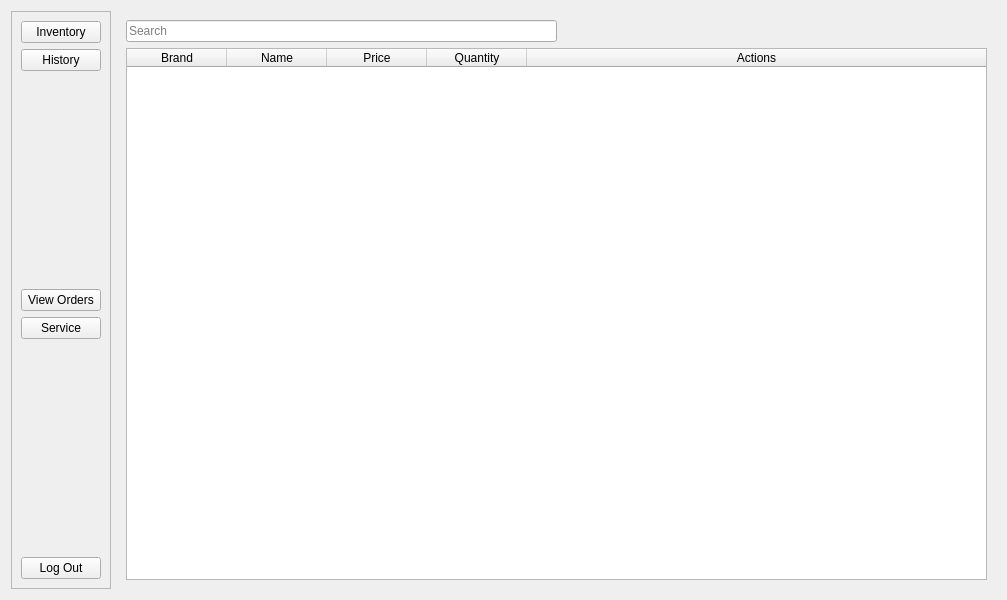
<?xml version="1.0" encoding="UTF-8"?>
<ui version="4.0">
 <class>StaffPage</class>
 <widget class="QWidget" name="StaffPage">
  <property name="geometry">
   <rect>
    <x>0</x>
    <y>0</y>
    <width>1007</width>
    <height>600</height>
   </rect>
  </property>
  <property name="windowTitle">
   <string>Staff Page</string>
  </property>
  <layout class="QHBoxLayout" name="horizontalLayout">
   <item>
    <widget class="QFrame" name="frame">
     <property name="frameShape">
      <enum>QFrame::StyledPanel</enum>
     </property>
     <property name="frameShadow">
      <enum>QFrame::Raised</enum>
     </property>
     <layout class="QVBoxLayout" name="verticalLayout">
      <item>
       <widget class="QPushButton" name="inventory">
        <property name="text">
         <string>Inventory</string>
        </property>
       </widget>
      </item>
      <item>
       <widget class="QPushButton" name="history">
        <property name="text">
         <string>History</string>
        </property>
       </widget>
      </item>
      <item>
       <spacer name="verticalSpacer_2">
        <property name="orientation">
         <enum>Qt::Vertical</enum>
        </property>
        <property name="sizeHint" stdset="0">
         <size>
          <width>20</width>
          <height>40</height>
         </size>
        </property>
       </spacer>
      </item>
      <item>
       <widget class="QPushButton" name="viewOrder">
        <property name="text">
         <string>View Orders</string>
        </property>
       </widget>
      </item>
      <item>
       <widget class="QPushButton" name="service">
        <property name="text">
         <string>Service</string>
        </property>
       </widget>
      </item>
      <item>
       <spacer name="verticalSpacer">
        <property name="orientation">
         <enum>Qt::Vertical</enum>
        </property>
        <property name="sizeHint" stdset="0">
         <size>
          <width>20</width>
          <height>40</height>
         </size>
        </property>
       </spacer>
      </item>
      <item>
       <widget class="QPushButton" name="logOut">
        <property name="text">
         <string>Log Out</string>
        </property>
       </widget>
      </item>
     </layout>
    </widget>
   </item>
   <item>
    <widget class="QStackedWidget" name="stackedWidget">
     <property name="currentIndex">
      <number>0</number>
     </property>
     <widget class="QWidget" name="page">
      <layout class="QVBoxLayout" name="verticalLayout_2">
       <item>
        <layout class="QHBoxLayout" name="horizontalLayout_2">
         <item>
          <widget class="QLineEdit" name="productSearch">
           <property name="maxLength">
            <number>50</number>
           </property>
           <property name="placeholderText">
            <string>Search</string>
           </property>
          </widget>
         </item>
         <item>
          <spacer name="horizontalSpacer">
           <property name="orientation">
            <enum>Qt::Horizontal</enum>
           </property>
           <property name="sizeHint" stdset="0">
            <size>
             <width>40</width>
             <height>20</height>
            </size>
           </property>
          </spacer>
         </item>
        </layout>
       </item>
       <item>
        <widget class="QTableWidget" name="inventoryTable">
         <property name="editTriggers">
          <set>QAbstractItemView::NoEditTriggers</set>
         </property>
         <property name="cornerButtonEnabled">
          <bool>false</bool>
         </property>
         <attribute name="horizontalHeaderShowSortIndicator" stdset="0">
          <bool>false</bool>
         </attribute>
         <attribute name="horizontalHeaderStretchLastSection">
          <bool>true</bool>
         </attribute>
         <attribute name="verticalHeaderVisible">
          <bool>false</bool>
         </attribute>
         <column>
          <property name="text">
           <string>Brand</string>
          </property>
         </column>
         <column>
          <property name="text">
           <string>Name</string>
          </property>
         </column>
         <column>
          <property name="text">
           <string>Price</string>
          </property>
         </column>
         <column>
          <property name="text">
           <string>Quantity</string>
          </property>
         </column>
         <column>
          <property name="text">
           <string>Actions</string>
          </property>
         </column>
        </widget>
       </item>
      </layout>
     </widget>
     <widget class="QWidget" name="page_2">
      <layout class="QVBoxLayout" name="verticalLayout_3">
       <item>
        <layout class="QHBoxLayout" name="horizontalLayout_3">
         <item>
          <widget class="QLineEdit" name="staffSearch">
           <property name="placeholderText">
            <string>Search</string>
           </property>
          </widget>
         </item>
         <item>
          <spacer name="horizontalSpacer_2">
           <property name="orientation">
            <enum>Qt::Horizontal</enum>
           </property>
           <property name="sizeHint" stdset="0">
            <size>
             <width>40</width>
             <height>20</height>
            </size>
           </property>
          </spacer>
         </item>
        </layout>
       </item>
       <item>
        <widget class="QTableWidget" name="staffTable">
         <property name="editTriggers">
          <set>QAbstractItemView::NoEditTriggers</set>
         </property>
         <attribute name="horizontalHeaderStretchLastSection">
          <bool>true</bool>
         </attribute>
         <attribute name="verticalHeaderVisible">
          <bool>false</bool>
         </attribute>
         <column>
          <property name="text">
           <string>First Name</string>
          </property>
         </column>
         <column>
          <property name="text">
           <string>Last Name</string>
          </property>
         </column>
         <column>
          <property name="text">
           <string>Mobile Number</string>
          </property>
         </column>
         <column>
          <property name="text">
           <string>Address</string>
          </property>
         </column>
         <column>
          <property name="text">
           <string>Date Hired</string>
          </property>
         </column>
        </widget>
       </item>
      </layout>
     </widget>
     <widget class="QWidget" name="page_3">
      <layout class="QGridLayout" name="gridLayout">
       <item row="0" column="0">
        <widget class="QTabWidget" name="tabWidget">
         <property name="currentIndex">
          <number>0</number>
         </property>
         <widget class="QWidget" name="tab">
          <attribute name="title">
           <string>Purchase History</string>
          </attribute>
          <layout class="QGridLayout" name="gridLayout_2">
           <item row="0" column="0">
            <widget class="QTableWidget" name="purchaseHistoryTable">
             <property name="editTriggers">
              <set>QAbstractItemView::NoEditTriggers</set>
             </property>
             <attribute name="horizontalHeaderDefaultSectionSize">
              <number>200</number>
             </attribute>
             <attribute name="horizontalHeaderStretchLastSection">
              <bool>true</bool>
             </attribute>
             <attribute name="verticalHeaderVisible">
              <bool>false</bool>
             </attribute>
             <column>
              <property name="text">
               <string>Date</string>
              </property>
             </column>
             <column>
              <property name="text">
               <string>Customer</string>
              </property>
             </column>
             <column>
              <property name="text">
               <string>Actions</string>
              </property>
             </column>
            </widget>
           </item>
          </layout>
         </widget>
         <widget class="QWidget" name="tab_2">
          <attribute name="title">
           <string>Service History</string>
          </attribute>
          <layout class="QGridLayout" name="gridLayout_3">
           <item row="0" column="0">
            <widget class="QTableWidget" name="serviceHistory">
             <property name="editTriggers">
              <set>QAbstractItemView::NoEditTriggers</set>
             </property>
             <attribute name="horizontalHeaderStretchLastSection">
              <bool>true</bool>
             </attribute>
             <attribute name="verticalHeaderVisible">
              <bool>false</bool>
             </attribute>
             <column>
              <property name="text">
               <string>Date</string>
              </property>
             </column>
             <column>
              <property name="text">
               <string>Customer</string>
              </property>
             </column>
             <column>
              <property name="text">
               <string>Technician</string>
              </property>
             </column>
             <column>
              <property name="text">
               <string>Device Type</string>
              </property>
             </column>
             <column>
              <property name="text">
               <string>Service Type</string>
              </property>
             </column>
             <column>
              <property name="text">
               <string>Total</string>
              </property>
             </column>
             <column>
              <property name="text">
               <string>Status</string>
              </property>
             </column>
             <column>
              <property name="text">
               <string>Actions</string>
              </property>
             </column>
            </widget>
           </item>
          </layout>
         </widget>
        </widget>
       </item>
      </layout>
     </widget>
    </widget>
   </item>
  </layout>
 </widget>
 <resources/>
 <connections/>
</ui>
